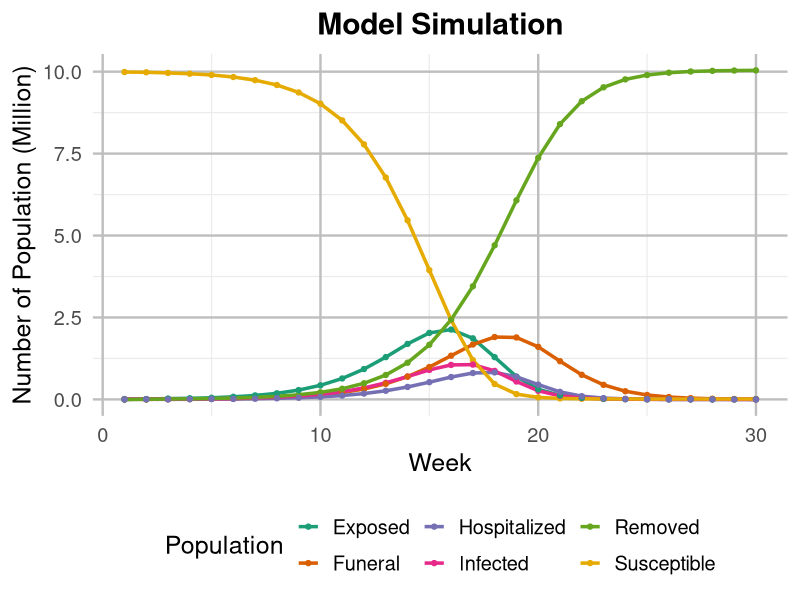

Write R code to recreate this figure.
library(ggplot2)
library(tidyr)
library(dplyr)
library(RColorBrewer)

# parameters
b <- 0.000373
d <- 0.000231
h <- 0.7
beta_i <- 0.1
beta_F <- 0.3
gamma_1 <- 0.7
gamma_2 <- 0.4
sigma_1 <- 0.7
sigma_2 <- 0.5
p1 <- 0.01
p2 <- 0.5


h <- 0.7
p2 <- 0.5
gamma_2 <- 0.4

# t: week
t_vals <- seq(1,30, by=1)

# statement variables
S_popn <- rep(NA, times = length(t_vals))
E_popn <- rep(NA, times = length(t_vals))
I_popn <- rep(NA, times = length(t_vals))
H_popn <- rep(NA, times = length(t_vals))
F_popn <- rep(NA, times = length(t_vals))
R_popn <- rep(NA, times = length(t_vals))

# initial condition
S_popn[1] <- 9.99
E_popn[1] <- 0
I_popn[1] <- 0.01
H_popn[1] <- 0
F_popn[1] <- 0
R_popn[1] <- 0

# model
for (t in 2:length(t_vals)){
  S <- S_popn[t-1] - beta_i * S_popn[t-1]*I_popn[t-1] - 
    beta_F*S_popn[t-1]*F_popn[t-1] + b*S_popn[t-1] - d*S_popn[t-1]
  
  E <- E_popn[t-1] + beta_F*S_popn[t-1]*F_popn[t-1] +
    beta_i * S_popn[t-1]*I_popn[t-1] - sigma_1*E_popn[t-1]
  
  I <- I_popn[t-1] + sigma_1*E_popn[t-1] - h*I_popn[t-1] - 
    gamma_1*I_popn[t-1] - p1*I_popn[t-1]+ b*I_popn[t-1]
  
  H <- H_popn[t-1] + h*I_popn[t-1] - p2*H_popn[t-1] - gamma_2*H_popn[t-1]
  
  F <- F_popn[t-1] + gamma_1*I_popn[t-1] + gamma_2*H_popn[t-1] - 
    sigma_2*F_popn[t-1]
  
  R <- R_popn[t-1] + sigma_2*F_popn[t-1] + p1*I_popn[t-1] + p2*H_popn[t-1] + 
    d*S_popn[t-1]
  
  # Set negative values to zero
  S_popn[t] <- max(S, 0)
  E_popn[t] <- max(E, 0)
  I_popn[t] <- max(I, 0)
  H_popn[t] <- max(H, 0)
  F_popn[t] <- max(F, 0)
  R_popn[t] <- max(R, 0)
}



df <- data.frame(
  Week = t_vals,
  Susceptible = S_popn,
  Infected = I_popn,
  Funeral = F_popn,
  Removed = R_popn,
  Exposed = E_popn,
  Hospitalized = H_popn
)

df_long <- pivot_longer(df, 
                        cols = -Week, 
                        names_to = "Statement_Variables", 
                        values_to = "Population")

ggplot(df_long, aes(x = Week, y = Population, color = Statement_Variables)) +
  geom_line(linewidth = 1.2) +
  geom_point(size = 1.5) +
  scale_color_brewer(palette = "Dark2") + 
  labs(
    title = "Model Simulation",
    x = "Week",
    y = "Number of Population (Million)",
    color = "Population"
  ) +
  theme_minimal(base_size = 18) +
  theme(
    plot.title = element_text(hjust = 0.5, face = "bold"),
    legend.position = "bottom",
    panel.grid.major = element_line(color = "gray"),

  )
